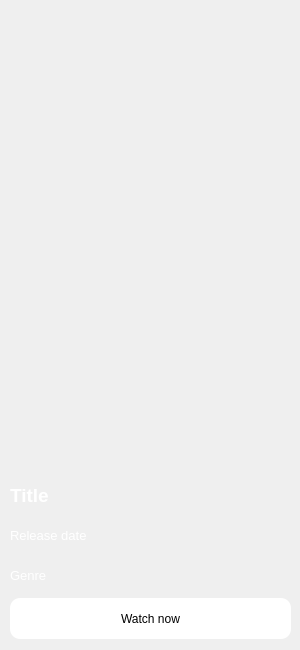
<?xml version="1.0" encoding="UTF-8"?>
<ui version="4.0">
 <class>Form</class>
 <widget class="QWidget" name="Form">
  <property name="geometry">
   <rect>
    <x>0</x>
    <y>0</y>
    <width>300</width>
    <height>650</height>
   </rect>
  </property>
  <property name="windowTitle">
   <string>Form</string>
  </property>
  <widget class="QLabel" name="movieView">
   <property name="geometry">
    <rect>
     <x>10</x>
     <y>10</y>
     <width>300</width>
     <height>480</height>
    </rect>
   </property>
   <property name="text">
    <string/>
   </property>
  </widget>
  <widget class="QLabel" name="movieTitle">
   <property name="geometry">
    <rect>
     <x>10</x>
     <y>470</y>
     <width>321</width>
     <height>51</height>
    </rect>
   </property>
   <property name="font">
    <font>
     <pointsize>14</pointsize>
     <bold>true</bold>
    </font>
   </property>
   <property name="styleSheet">
    <string notr="true">color:rgb(255, 255, 255);
</string>
   </property>
   <property name="text">
    <string>Title</string>
   </property>
  </widget>
  <widget class="QLabel" name="movieDate">
   <property name="geometry">
    <rect>
     <x>10</x>
     <y>520</y>
     <width>151</width>
     <height>31</height>
    </rect>
   </property>
   <property name="font">
    <font>
     <pointsize>10</pointsize>
    </font>
   </property>
   <property name="styleSheet">
    <string notr="true">color:rgb(255, 255, 255);
</string>
   </property>
   <property name="text">
    <string>Release date</string>
   </property>
  </widget>
  <widget class="QLabel" name="movieGenre">
   <property name="geometry">
    <rect>
     <x>10</x>
     <y>560</y>
     <width>321</width>
     <height>31</height>
    </rect>
   </property>
   <property name="font">
    <font>
     <pointsize>10</pointsize>
    </font>
   </property>
   <property name="styleSheet">
    <string notr="true">color:rgb(255, 255, 255);
</string>
   </property>
   <property name="text">
    <string>Genre</string>
   </property>
  </widget>
  <widget class="QPushButton" name="watchBtn">
   <property name="geometry">
    <rect>
     <x>10</x>
     <y>598</y>
     <width>281</width>
     <height>41</height>
    </rect>
   </property>
   <property name="styleSheet">
    <string notr="true">border-radius:10px;
background-color:rgb(255, 255, 255);
font: 700 12pt &quot;Segoe UI&quot;;</string>
   </property>
   <property name="text">
    <string>Watch now</string>
   </property>
  </widget>
 </widget>
 <resources/>
 <connections/>
</ui>
